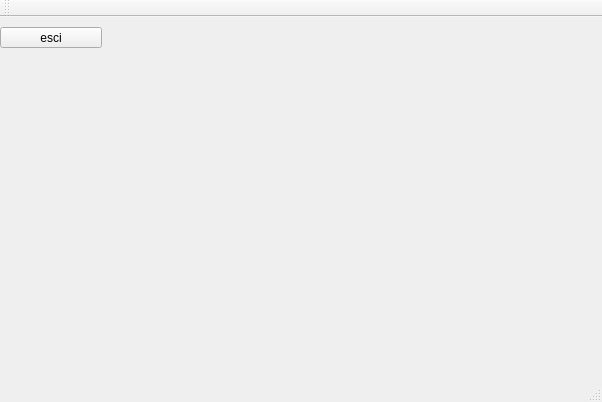
<?xml version="1.0" encoding="UTF-8"?>
<ui version="4.0">
 <class>Otello</class>
 <widget class="QMainWindow" name="Otello">
  <property name="geometry">
   <rect>
    <x>0</x>
    <y>0</y>
    <width>602</width>
    <height>402</height>
   </rect>
  </property>
  <property name="windowTitle">
   <string>Otello</string>
  </property>
  <widget class="QWidget" name="centralWidget">
   <widget class="QPushButton" name="pushButton">
    <property name="geometry">
     <rect>
      <x>0</x>
      <y>10</y>
      <width>102</width>
      <height>21</height>
     </rect>
    </property>
    <property name="text">
     <string>esci</string>
    </property>
   </widget>
  </widget>
  <widget class="QMenuBar" name="menuBar">
   <property name="geometry">
    <rect>
     <x>0</x>
     <y>0</y>
     <width>602</width>
     <height>22</height>
    </rect>
   </property>
  </widget>
  <widget class="QToolBar" name="mainToolBar">
   <attribute name="toolBarArea">
    <enum>TopToolBarArea</enum>
   </attribute>
   <attribute name="toolBarBreak">
    <bool>false</bool>
   </attribute>
  </widget>
  <widget class="QStatusBar" name="statusBar"/>
 </widget>
 <layoutdefault spacing="6" margin="11"/>
 <resources/>
 <connections/>
</ui>
